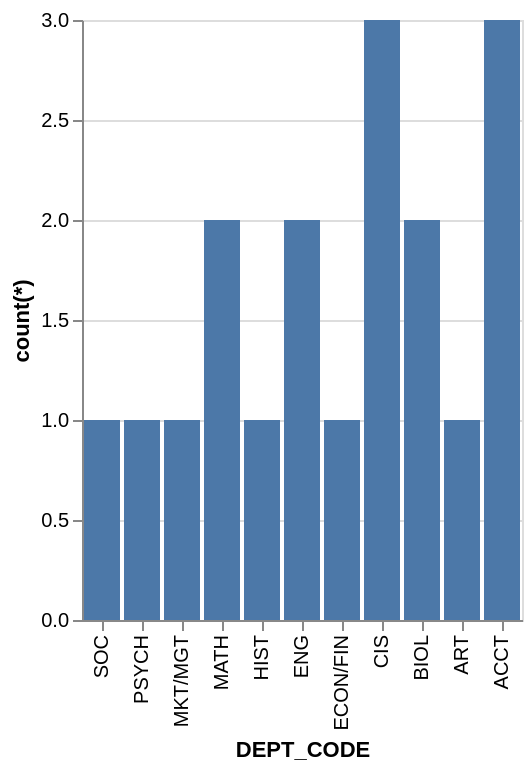

Specify this chart in Vega-Lite:
### Vega-Lite specification from a JSON file in a GitHub repository (floating-point values rounded to 4 significant figures)
{"data": {"values": [{"x_data": "SOC", "y_data": 1}, {"x_data": "PSYCH", "y_data": 1}, {"x_data": "MKT/MGT", "y_data": 1}, {"x_data": "MATH", "y_data": 2}, {"x_data": "HIST", "y_data": 1}, {"x_data": "ENG", "y_data": 2}, {"x_data": "ECON/FIN", "y_data": 1}, {"x_data": "CIS", "y_data": 3}, {"x_data": "BIOL", "y_data": 2}, {"x_data": "ART", "y_data": 1}, {"x_data": "ACCT", "y_data": 3}]}, "mark": "bar", "encoding": {"x": {"field": "x_data", "type": "nominal", "title": "DEPT_CODE", "sort": "descending"}, "y": {"field": "y_data", "type": "quantitative", "title": "count(*)"}}}
